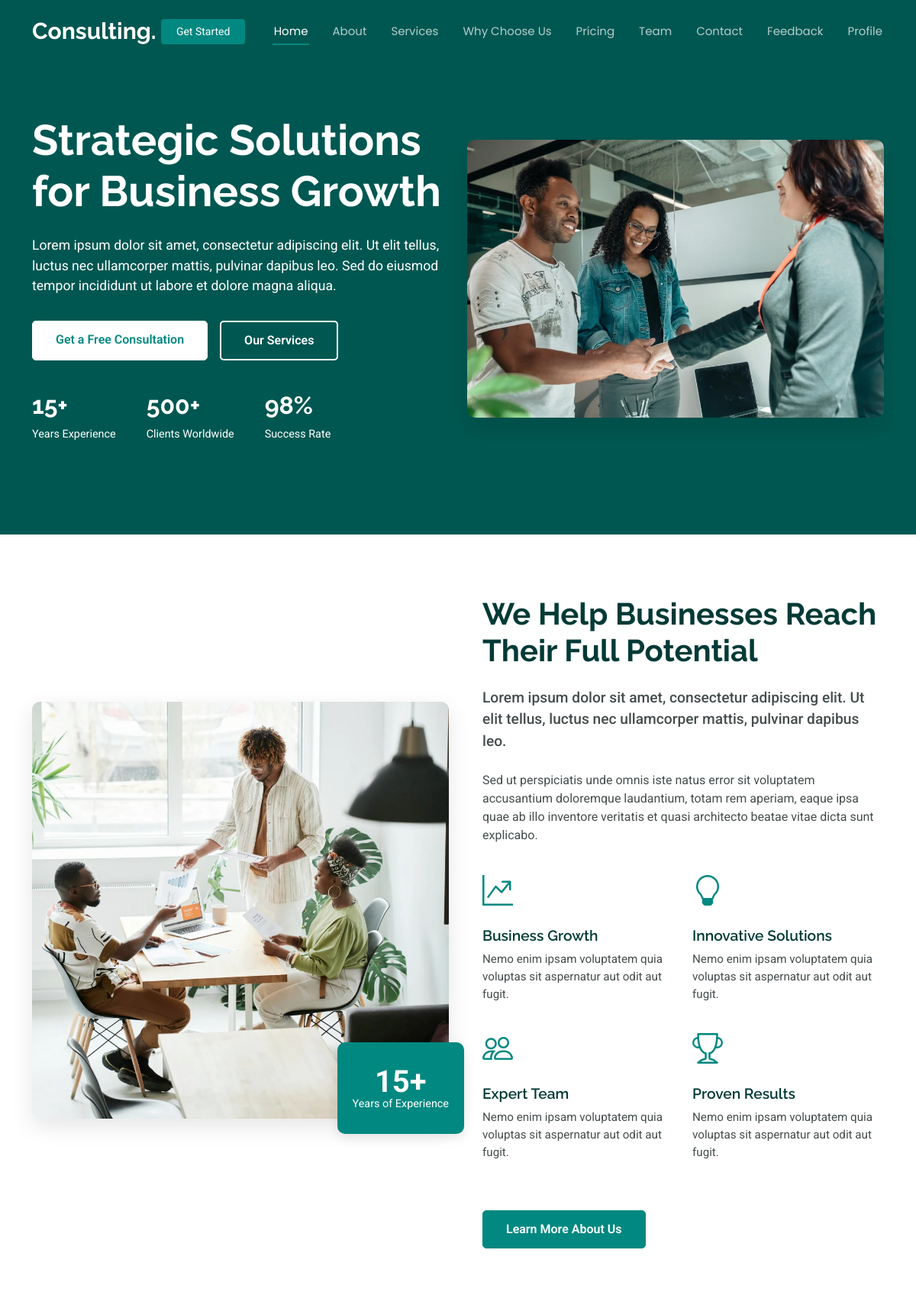
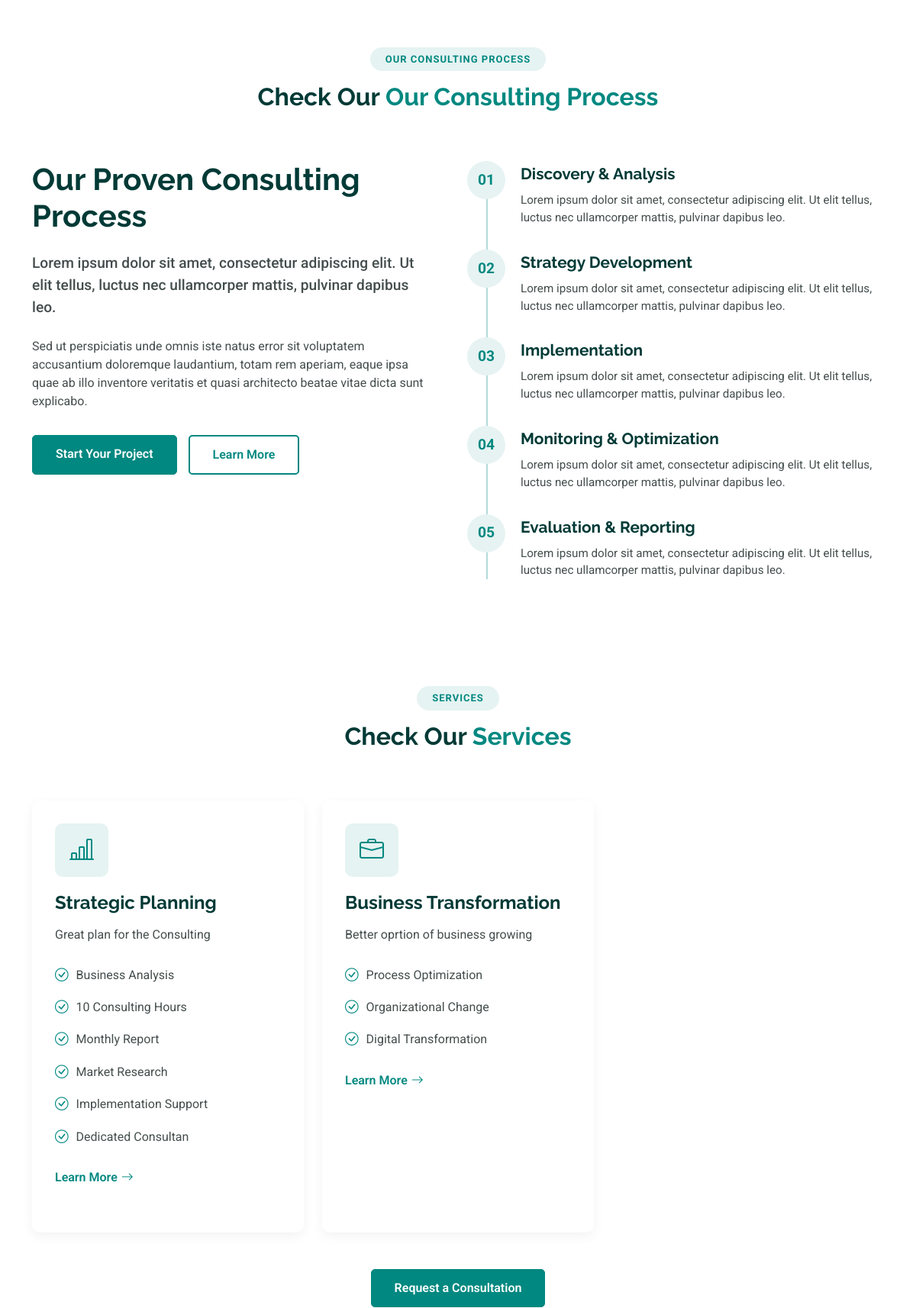
The page / (upper part) on the database its author committed (2 pictures, top to bottom).
### myapp/models.py (models this page shows, shortened)
class Service(models.Model):
    ICON_CHOICES = [
        ("bi-bar-chart-line", "Bar Chart"),
        ("bi-briefcase", "Briefcase"),
        ("bi-cash-coin", "Cash Coin"),
        ("bi-people", "People"),
        ("bi-laptop", "Laptop"),
        ("bi-megaphone", "Megaphone"),
    ]
    title = models.CharField(max_length=200)
    short_description = models.TextField()
    features = models.TextField(help_text="Separate each feature with a comma")
    icon = models.CharField(max_length=50, choices=ICON_CHOICES)
    detail_url = models.URLField(default="#", help_text="Link to service detail page")
    def feature_list(self):
        return [f.strip() for f in self.features.split(",") if f.strip()]

### myapp/views.py (the view)
# urls.py: path("", views.index, name="index"),
def index(request):
    team_members = TeamMember.objects.all()
    services = Service.objects.all()
    feedbacks = Feedback.objects.select_related('user').order_by('-submitted_at')
    monthly_plans = PricingPlan.objects.filter(plan_type='monthly')
    yearly_plans = PricingPlan.objects.filter(plan_type='yearly')
    return render(request, 'index.html', {
        'team_members': team_members,
        'services': services,
        'feedbacks': feedbacks,
        'monthly_plans': monthly_plans,
        'yearly_plans': yearly_plans
    })

### myapp/models.py (called while the page is built)
    def get_features_list(self):
        return [feature.strip() for feature in self.features.split(';') if feature.strip()]

### myapp/templates/index.html (shortened to what this page needs)
{% load static %}
<!DOCTYPE html>
<html lang="en">
<head>
 <link href="https://cdn.jsdelivr.net/npm/bootstrap-icons@1.10.5/font/bootstrap-icons.css" rel="stylesheet">
  <link href="static/assets/vendor/bootstrap/css/bootstrap.min.css" rel="stylesheet">
  <link href="static/assets/vendor/bootstrap-icons/bootstrap-icons.css" rel="stylesheet">
  <link href="static/assets/vendor/aos/aos.css" rel="stylesheet">
  <link href="static/assets/vendor/swiper/swiper-bundle.min.css" rel="stylesheet">
  <link href="static/assets/css/main.css" rel="stylesheet">
</head>
<body class="index-page">
  <header id="header" class="header d-flex align-items-center fixed-top">
    <div class="container position-relative d-flex align-items-center justify-content-between">
      <a href="index.html" class="logo d-flex align-items-center me-auto me-xl-0">
        <h1 class="sitename">Consulting.</h1>
      </a>
      <nav id="navmenu" class="navmenu">
      <ul>
  <li><a href="#hero" class="active">Home</a></li>
  <li><a href="#about">About</a></li>
  <li><a href="#services">Services</a></li>
  <li><a href="#why-choose-us">Why Choose Us</a></li>
  <li><a href="#pricing">Pricing</a></li>
  <li><a href="#team">Team</a></li>
  <li><a href="#contact">Contact</a></li>
  <li><a class="" href="{% url 'feedback' %}">Feedback</a></li>
  <li><a href="{% url 'profile' %}">Profile</a></li>
</ul>
</nav>
      <a class="btn-getstarted" href="#consultation">Get Started</a>
    </div>
  </header>
  <main class="main">
    <section id="hero" class="hero section dark-background">
      <div class="container" data-aos="fade-up" data-aos-delay="100">
        <div class="row align-items-center">
          <div class="col-lg-6">
            <div class="hero-content" data-aos="fade-up" data-aos-delay="200">
              <h2>Strategic Solutions for Business Growth</h2>
              <p>Lorem ipsum dolor sit amet, consectetur adipiscing elit. Ut elit tellus, luctus nec ullamcorper mattis, pulvinar dapibus leo. Sed do eiusmod tempor incididunt ut labore et dolore magna aliqua.</p>
              <div class="hero-btns">
                <a href="#consultation" class="btn btn-primary">Get a Free Consultation</a>
                <a href="#services" class="btn btn-outline">Our Services</a>
              </div>
              <div class="hero-stats">
                <div class="stat-item">
                  <h3><span data-purecounter-start="0" data-purecounter-end="15" data-purecounter-duration="1" class="purecounter"></span>+</h3>
                  <p>Years Experience</p>
                </div>
                <div class="stat-item">
                  <h3><span data-purecounter-start="0" data-purecounter-end="500" data-purecounter-duration="1" class="purecounter"></span>+</h3>
                  <p>Clients Worldwide</p>
                </div>
                <div class="stat-item">
                  <h3><span data-purecounter-start="0" data-purecounter-end="98" data-purecounter-duration="1" class="purecounter"></span>%</h3>
                  <p>Success Rate</p>
                </div>
              </div>
            </div>
          </div>
          <div class="col-lg-6">
            <div class="hero-image" data-aos="zoom-out" data-aos-delay="300">
              <img src="static/assets/img/about/about-21.webp" alt="Consulting Services" class="img-fluid">
            </div>
          </div>
        </div>
      </div>
    </section>
    <section id="about" class="about section">
      <div class="container" data-aos="fade-up" data-aos-delay="100">
        <div class="row align-items-center">
          <div class="col-lg-6" data-aos="zoom-out" data-aos-delay="200">
            <div class="about-image">
              <img src="static/assets/img/about/about-square-12.webp" alt="About Our Consulting Firm" class="img-fluid main-image">
              <div class="experience-badge">
                <span class="years">15+</span>
                <span class="text">Years of Experience</span>
              </div>
            </div>
          </div>
          <div class="col-lg-6" data-aos="fade-up" data-aos-delay="300">
            <div class="about-content">
              <h2>We Help Businesses Reach Their Full Potential</h2>
              <p class="lead">Lorem ipsum dolor sit amet, consectetur adipiscing elit. Ut elit tellus, luctus nec ullamcorper mattis, pulvinar dapibus leo.</p>
              <p>Sed ut perspiciatis unde omnis iste natus error sit voluptatem accusantium doloremque laudantium, totam rem aperiam, eaque ipsa quae ab illo inventore veritatis et quasi architecto beatae vitae dicta sunt explicabo.</p>
              <div class="row features-row">
                <div class="col-md-6">
                  <div class="feature-item">
                    <div class="icon">
                      <i class="bi bi-graph-up-arrow"></i>
                    </div>
                    <h4>Business Growth</h4>
                    <p>Nemo enim ipsam voluptatem quia voluptas sit aspernatur aut odit aut fugit.</p>
                  </div>
                </div>
                <div class="col-md-6">
                  <div class="feature-item">
                    <div class="icon">
                      <i class="bi bi-lightbulb"></i>
                    </div>
                    <h4>Innovative Solutions</h4>
                    <p>Nemo enim ipsam voluptatem quia voluptas sit aspernatur aut odit aut fugit.</p>
                  </div>
                </div>
                <div class="col-md-6">
                  <div class="feature-item">
                    <div class="icon">
                      <i class="bi bi-people"></i>
                    </div>
                    <h4>Expert Team</h4>
                    <p>Nemo enim ipsam voluptatem quia voluptas sit aspernatur aut odit aut fugit.</p>
                  </div>
                </div>
                <div class="col-md-6">
                  <div class="feature-item">
                    <div class="icon">
                      <i class="bi bi-trophy"></i>
                    </div>
                    <h4>Proven Results</h4>
                    <p>Nemo enim ipsam voluptatem quia voluptas sit aspernatur aut odit aut fugit.</p>
                  </div>
                </div>
              </div>
              <div class="cta-button">
                <a href="#about" class="btn btn-primary">Learn More About Us</a>
              </div>
            </div>
          </div>
        </div>
      </div>
    </section>
    <section id="work-process" class="work-process section">
      <div class="container section-title" data-aos="fade-up">
        <h2>Our Consulting Process</h2>
        <div><span>Check Our</span> <span class="description-title">Our Consulting Process</span></div>
      </div>
      <div class="container" data-aos="fade-up" data-aos-delay="100">
        <div class="row">
          <div class="col-lg-6" data-aos="fade-up" data-aos-delay="200">
            <div class="steps-content">
              <h2>Our Proven Consulting Process</h2>
              <p class="lead">Lorem ipsum dolor sit amet, consectetur adipiscing elit. Ut elit tellus, luctus nec ullamcorper mattis, pulvinar dapibus leo.</p>
              <p>Sed ut perspiciatis unde omnis iste natus error sit voluptatem accusantium doloremque laudantium, totam rem aperiam, eaque ipsa quae ab illo inventore veritatis et quasi architecto beatae vitae dicta sunt explicabo.</p>
              <div class="steps-cta">
                <a href="#contact" class="btn btn-primary">Start Your Project</a>
                <a href="#about" class="btn btn-outline">Learn More</a>
              </div>
            </div>
          </div>
          <div class="col-lg-6" data-aos="zoom-out" data-aos-delay="300">
            <div class="steps-list">
              <div class="step-item">
                <div class="step-number">01</div>
                <div class="step-content">
                  <h3>Discovery &amp; Analysis</h3>
                  <p>Lorem ipsum dolor sit amet, consectetur adipiscing elit. Ut elit tellus, luctus nec ullamcorper mattis, pulvinar dapibus leo.</p>
                </div>
              </div>
              <div class="step-item">
                <div class="step-number">02</div>
                <div class="step-content">
                  <h3>Strategy Development</h3>
                  <p>Lorem ipsum dolor sit amet, consectetur adipiscing elit. Ut elit tellus, luctus nec ullamcorper mattis, pulvinar dapibus leo.</p>
                </div>
              </div>
              <div class="step-item">
                <div class="step-number">03</div>
                <div class="step-content">
                  <h3>Implementation</h3>
                  <p>Lorem ipsum dolor sit amet, consectetur adipiscing elit. Ut elit tellus, luctus nec ullamcorper mattis, pulvinar dapibus leo.</p>
                </div>
              </div>
              <div class="step-item">
                <div class="step-number">04</div>
                <div class="step-content">
                  <h3>Monitoring &amp; Optimization</h3>
                  <p>Lorem ipsum dolor sit amet, consectetur adipiscing elit. Ut elit tellus, luctus nec ullamcorper mattis, pulvinar dapibus leo.</p>
                </div>
              </div>
              <div class="step-item">
                <div class="step-number">05</div>
                <div class="step-content">
                  <h3>Evaluation &amp; Reporting</h3>
                  <p>Lorem ipsum dolor sit amet, consectetur adipiscing elit. Ut elit tellus, luctus nec ullamcorper mattis, pulvinar dapibus leo.</p>
                </div>
              </div>
            </div>
          </div>
        </div>
      </div>
    </section>
<section id="services" class="services section">
  <div class="container section-title" data-aos="fade-up">
    <h2>services</h2>
    <div><span>Check Our</span> <span class="description-title">Services</span></div>
  </div>
  <div class="container" data-aos="fade-up" data-aos-delay="100">
    <div class="row gy-4">
      {% for service in services %}
      <div class="col-lg-4 col-md-6" data-aos="fade-up" data-aos-delay="{{ forloop.counter0|add:300 }}"
>
        <div class="service-card">
          <div class="icon-box">
            <i class="bi {{ service.icon }}"></i>
          </div>
          <h3>{{ service.title }}</h3>
          <p>{{ service.short_description }}</p>
          <ul class="service-features">
            {% for feature in service.feature_list %}
              <li><i class="bi bi-check-circle"></i> {{ feature }}</li>
            {% endfor %}
          </ul>
          <a href="{{ service.detail_url }}" class="read-more">Learn More <i class="bi bi-arrow-right"></i></a>
        </div>
      </div>
      {% endfor %}
    </div>
    <div class="text-center mt-5" data-aos="fade-up" data-aos-delay="800">
      <a href="#contact" class="btn btn-primary">Request a Consultation</a>
    </div>
  </div>
</section>
</body>
</html>
</body>
</html>

### rows shown on the page
Service: title "Strategic Planning", short_description "Great plan for the Consulting", feature_list "Business Analysis" "10 Consulting Hours" "Monthly Report" "Market Research" "Implementation Support" "Dedicated Consultan"
Service: title "Business Transformation", short_description "Better oprtion of business growing", feature_list "Process Optimization" "Organizational Change" "Digital Transformation"
